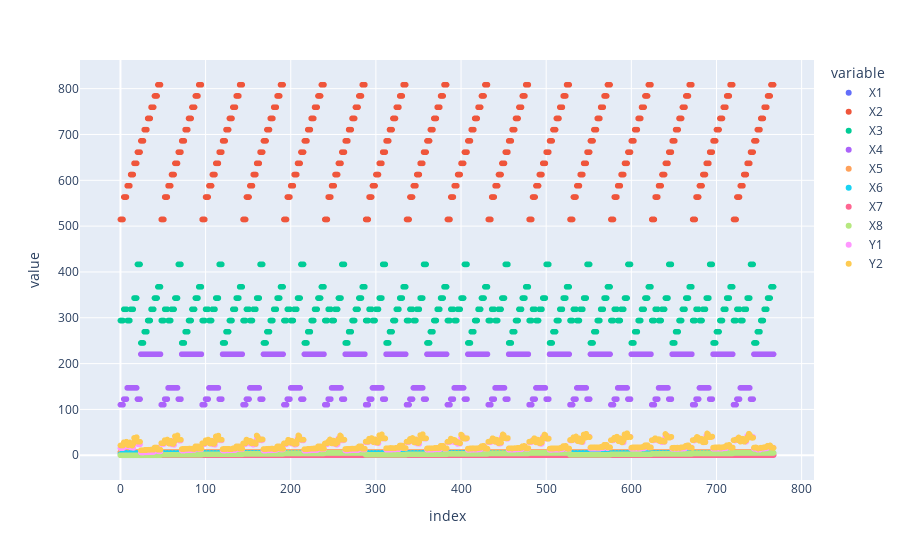

The notebook cell this image was saved under:
### Code cell
# Pairplot
print(f'Columns {df.columns}')
fig = px.scatter(df)
fig.show()

### Figure 1 — Plotly figure (JSON) as saved in the notebook; plotly's stock layout.template omitted (floating-point values rounded to 4 significant figures; data arrays with more than 128 entries replaced by an {"elided": "..."} marker saying what was removed)
{"data": [{"hovertemplate": "variable=X1<br>index=%{x}<br>value=%{y}<extra></extra>", "legendgroup": "X1", "marker": {"color": "#636efa", "symbol": "circle"}, "mode": "markers", "name": "X1", "showlegend": true, "type": "scattergl", "x": {"elided": "768 int values"}, "xaxis": "x", "y": {"elided": "768 float values"}, "yaxis": "y"}, {"hovertemplate": "variable=X2<br>index=%{x}<br>value=%{y}<extra></extra>", "legendgroup": "X2", "marker": {"color": "#EF553B", "symbol": "circle"}, "mode": "markers", "name": "X2", "showlegend": true, "type": "scattergl", "x": {"elided": "768 int values"}, "xaxis": "x", "y": {"elided": "768 float values"}, "yaxis": "y"}, {"hovertemplate": "variable=X3<br>index=%{x}<br>value=%{y}<extra></extra>", "legendgroup": "X3", "marker": {"color": "#00cc96", "symbol": "circle"}, "mode": "markers", "name": "X3", "showlegend": true, "type": "scattergl", "x": {"elided": "768 int values"}, "xaxis": "x", "y": {"elided": "768 float values"}, "yaxis": "y"}, {"hovertemplate": "variable=X4<br>index=%{x}<br>value=%{y}<extra></extra>", "legendgroup": "X4", "marker": {"color": "#ab63fa", "symbol": "circle"}, "mode": "markers", "name": "X4", "showlegend": true, "type": "scattergl", "x": {"elided": "768 int values"}, "xaxis": "x", "y": {"elided": "768 float values"}, "yaxis": "y"}, {"hovertemplate": "variable=X5<br>index=%{x}<br>value=%{y}<extra></extra>", "legendgroup": "X5", "marker": {"color": "#FFA15A", "symbol": "circle"}, "mode": "markers", "name": "X5", "showlegend": true, "type": "scattergl", "x": {"elided": "768 int values"}, "xaxis": "x", "y": {"elided": "768 float values"}, "yaxis": "y"}, {"hovertemplate": "variable=X6<br>index=%{x}<br>value=%{y}<extra></extra>", "legendgroup": "X6", "marker": {"color": "#19d3f3", "symbol": "circle"}, "mode": "markers", "name": "X6", "showlegend": true, "type": "scattergl", "x": {"elided": "768 int values"}, "xaxis": "x", "y": {"elided": "768 int values"}, "yaxis": "y"}, {"hovertemplate": "variable=X7<br>index=%{x}<br>value=%{y}<extra></extra>", "legendgroup": "X7", "marker": {"color": "#FF6692", "symbol": "circle"}, "mode": "markers", "name": "X7", "showlegend": true, "type": "scattergl", "x": {"elided": "768 int values"}, "xaxis": "x", "y": {"elided": "768 float values"}, "yaxis": "y"}, {"hovertemplate": "variable=X8<br>index=%{x}<br>value=%{y}<extra></extra>", "legendgroup": "X8", "marker": {"color": "#B6E880", "symbol": "circle"}, "mode": "markers", "name": "X8", "showlegend": true, "type": "scattergl", "x": {"elided": "768 int values"}, "xaxis": "x", "y": {"elided": "768 int values"}, "yaxis": "y"}, {"hovertemplate": "variable=Y1<br>index=%{x}<br>value=%{y}<extra></extra>", "legendgroup": "Y1", "marker": {"color": "#FF97FF", "symbol": "circle"}, "mode": "markers", "name": "Y1", "showlegend": true, "type": "scattergl", "x": {"elided": "768 int values"}, "xaxis": "x", "y": {"elided": "768 float values"}, "yaxis": "y"}, {"hovertemplate": "variable=Y2<br>index=%{x}<br>value=%{y}<extra></extra>", "legendgroup": "Y2", "marker": {"color": "#FECB52", "symbol": "circle"}, "mode": "markers", "name": "Y2", "showlegend": true, "type": "scattergl", "x": {"elided": "768 int values"}, "xaxis": "x", "y": {"elided": "768 float values"}, "yaxis": "y"}], "layout": {"legend": {"title": {"text": "variable"}, "tracegroupgap": 0}, "margin": {"t": 60}, "xaxis": {"anchor": "y", "domain": [0, 1], "title": {"text": "index"}}, "yaxis": {"anchor": "x", "domain": [0, 1], "title": {"text": "value"}}}}
